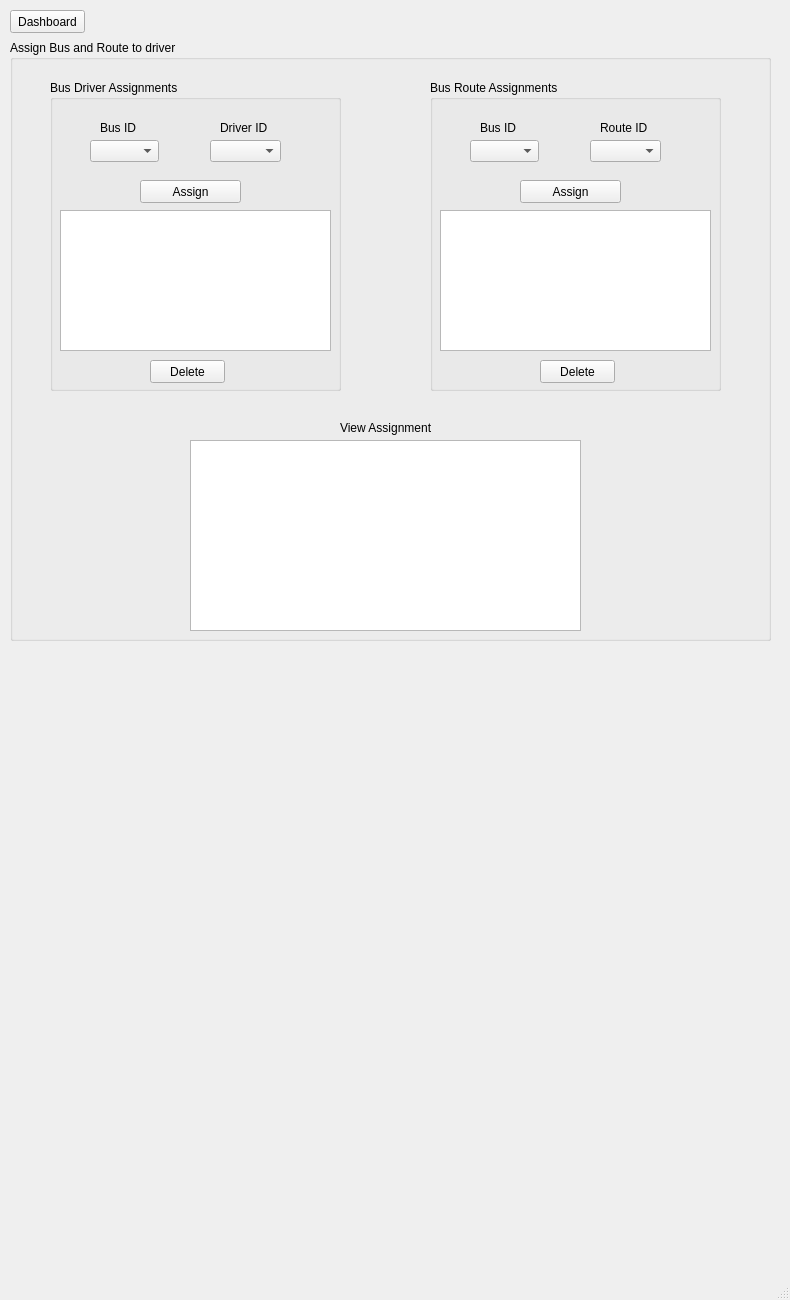
<?xml version="1.0" encoding="UTF-8"?>
<ui version="4.0">
 <class>MainWindow</class>
 <widget class="QMainWindow" name="MainWindow">
  <property name="geometry">
   <rect>
    <x>0</x>
    <y>0</y>
    <width>790</width>
    <height>1300</height>
   </rect>
  </property>
  <property name="windowTitle">
   <string>Bus and Routes Assignment</string>
  </property>
  <widget class="QWidget" name="centralwidget">
   <widget class="QGroupBox" name="assignbusroute">
    <property name="geometry">
     <rect>
      <x>10</x>
      <y>40</y>
      <width>761</width>
      <height>601</height>
     </rect>
    </property>
    <property name="title">
     <string>Assign Bus and Route to driver</string>
    </property>
    <widget class="QTableWidget" name="tabelViewAssign">
     <property name="geometry">
      <rect>
       <x>180</x>
       <y>400</y>
       <width>391</width>
       <height>191</height>
      </rect>
     </property>
    </widget>
    <widget class="QLabel" name="viewasslabel">
     <property name="geometry">
      <rect>
       <x>330</x>
       <y>380</y>
       <width>91</width>
       <height>16</height>
      </rect>
     </property>
     <property name="text">
      <string>View Assignments</string>
     </property>
    </widget>
    <widget class="QGroupBox" name="busdriverassign">
     <property name="geometry">
      <rect>
       <x>40</x>
       <y>40</y>
       <width>291</width>
       <height>311</height>
      </rect>
     </property>
     <property name="title">
      <string>Bus Driver Assignments</string>
     </property>
     <widget class="QTableWidget" name="busdrivertable">
      <property name="geometry">
       <rect>
        <x>10</x>
        <y>130</y>
        <width>271</width>
        <height>141</height>
       </rect>
      </property>
     </widget>
     <widget class="QComboBox" name="buscomboBox">
      <property name="geometry">
       <rect>
        <x>40</x>
        <y>60</y>
        <width>69</width>
        <height>22</height>
       </rect>
      </property>
     </widget>
     <widget class="QLabel" name="budIDlabel">
      <property name="geometry">
       <rect>
        <x>50</x>
        <y>40</y>
        <width>51</width>
        <height>16</height>
       </rect>
      </property>
      <property name="text">
       <string>Bus ID</string>
      </property>
     </widget>
     <widget class="QComboBox" name="drivercomboBox">
      <property name="geometry">
       <rect>
        <x>160</x>
        <y>60</y>
        <width>71</width>
        <height>22</height>
       </rect>
      </property>
     </widget>
     <widget class="QLabel" name="driveridlabel">
      <property name="geometry">
       <rect>
        <x>170</x>
        <y>40</y>
        <width>61</width>
        <height>16</height>
       </rect>
      </property>
      <property name="text">
       <string>Driver ID</string>
      </property>
     </widget>
     <widget class="QPushButton" name="deletebtnbusdriver">
      <property name="geometry">
       <rect>
        <x>100</x>
        <y>280</y>
        <width>75</width>
        <height>23</height>
       </rect>
      </property>
      <property name="text">
       <string>Delete</string>
      </property>
     </widget>
     <widget class="QPushButton" name="assignbtnbusdriver">
      <property name="geometry">
       <rect>
        <x>90</x>
        <y>100</y>
        <width>101</width>
        <height>23</height>
       </rect>
      </property>
      <property name="text">
       <string>Assign</string>
      </property>
     </widget>
    </widget>
    <widget class="QGroupBox" name="busrouteassign">
     <property name="geometry">
      <rect>
       <x>420</x>
       <y>40</y>
       <width>291</width>
       <height>311</height>
      </rect>
     </property>
     <property name="title">
      <string>Bus Route Assignments</string>
     </property>
     <widget class="QTableWidget" name="busroutetable">
      <property name="geometry">
       <rect>
        <x>10</x>
        <y>130</y>
        <width>271</width>
        <height>141</height>
       </rect>
      </property>
     </widget>
     <widget class="QComboBox" name="buscomboBox_2">
      <property name="geometry">
       <rect>
        <x>40</x>
        <y>60</y>
        <width>69</width>
        <height>22</height>
       </rect>
      </property>
     </widget>
     <widget class="QLabel" name="budIDlabel_2">
      <property name="geometry">
       <rect>
        <x>50</x>
        <y>40</y>
        <width>51</width>
        <height>16</height>
       </rect>
      </property>
      <property name="text">
       <string>Bus ID</string>
      </property>
     </widget>
     <widget class="QComboBox" name="routecomboBox">
      <property name="geometry">
       <rect>
        <x>160</x>
        <y>60</y>
        <width>71</width>
        <height>22</height>
       </rect>
      </property>
     </widget>
     <widget class="QPushButton" name="deletebtnbusroute">
      <property name="geometry">
       <rect>
        <x>110</x>
        <y>280</y>
        <width>75</width>
        <height>23</height>
       </rect>
      </property>
      <property name="text">
       <string>Delete</string>
      </property>
     </widget>
     <widget class="QPushButton" name="assignbtnbusroute">
      <property name="geometry">
       <rect>
        <x>90</x>
        <y>100</y>
        <width>101</width>
        <height>23</height>
       </rect>
      </property>
      <property name="text">
       <string>Assign</string>
      </property>
     </widget>
     <widget class="QLabel" name="routeidlabel">
      <property name="geometry">
       <rect>
        <x>170</x>
        <y>40</y>
        <width>51</width>
        <height>16</height>
       </rect>
      </property>
      <property name="text">
       <string>Route ID</string>
      </property>
     </widget>
    </widget>
   </widget>
   <widget class="QPushButton" name="dashboardbtn">
    <property name="geometry">
     <rect>
      <x>10</x>
      <y>10</y>
      <width>75</width>
      <height>23</height>
     </rect>
    </property>
    <property name="text">
     <string>Dashboard</string>
    </property>
   </widget>
  </widget>
  <widget class="QMenuBar" name="menubar">
   <property name="geometry">
    <rect>
     <x>0</x>
     <y>0</y>
     <width>790</width>
     <height>21</height>
    </rect>
   </property>
  </widget>
  <widget class="QStatusBar" name="statusbar"/>
 </widget>
 <resources/>
 <connections/>
</ui>
